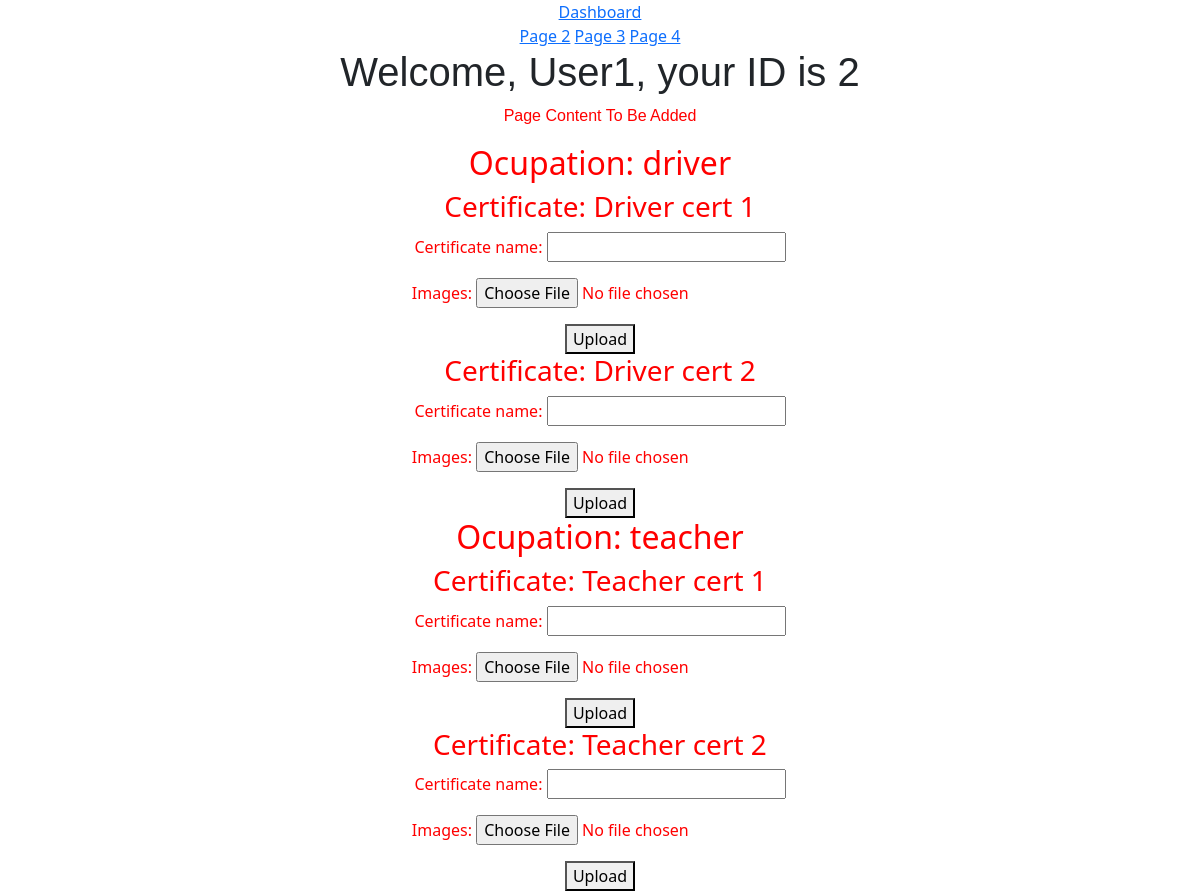
Page /accounts/dashboard/ (signed in) on the committed database.
### users/models.py (models this page shows, shortened)
class Role(models.Model):
    role_name = models.CharField('Role', null=True, blank=True, max_length=150, default='')
    certificates_list = models.ManyToManyField(Certificate, blank=True)
    def __str__(self):
        return self.role_name
    class Meta:
        verbose_name = "Role"
        verbose_name_plural = "Roles"

class Certificate(models.Model):
    certificate_name = models.CharField('Name', blank=True, max_length=150, default='')
    def __str__(self):
        return self.certificate_name

### users/views.py (the view)
# urls.py: path('dashboard/', views.dashboardView, name = "dashboard"),
@login_required
def dashboardView(request):
    profile = Profile.objects.all()
    form = ImageForm(request.POST, request.FILES)
    if request.method == 'POST':
        if form.is_valid():
            form.save()
            img_obj = form.instance
            return render(request, 'dashboard.html', {'profiles': profile, 'form': form, 'img_obj': img_obj})
    else:
        form = ImageForm()
    img = Images.objects.all()
    return render(request, 'dashboard.html', {'img': img, 'form': form, 'profiles': profile})

### users/forms.py
class ImageForm(forms.ModelForm):
    class Meta:
        model = Images
        fields = ('image_name', 'images')

### users/Templates/dashboard.html (shortened to what this page needs)
{% extends 'index.html' %}
{% block  content %}
    <div class="sidebar">
        <center><a class="active" href="#">Dashboard</a><center>
        <a href="#">Page 2</a>
        <a href="#">Page 3</a>
        <a href="#">Page 4</a>
    </div>
    <div class="content">
        <center><h1 style="font-family: Arial">Welcome, {{user.username}}, your ID is {{user.id}}</h1></center>
        <center><p style="font-family: Arial"><font color=red>Page Content To Be Added</p><center>
        {% for profile in profiles %}
            {% if profile.profile_name.username == user.username %}
                {% for role in profile.roles_list.all %}
                    <h2>Ocupation: {{ role }}</h2>
                        {% for cert in role.certificates_list.all %}
                            <h3>Certificate: {{ cert }}</h3>
                            <form method="post" enctype="multipart/form-data">
                                 {{ form.as_p }}
                                <button type="submit">Upload</button>
                              </form>
                        {% endfor %}
                {% endfor %}
            {% endif %}
        {% endfor %}
    </div>
{% endblock %}

### users/Templates/index.html (shortened to what this page needs)
<!DOCTYPE html>
{% load static %}
<html>
<head>
    <link rel="stylesheet" href="{% static 'home/css/bootstrap.css' %}" type="text/css"/>
    <link rel="stylesheet" href="{% static 'layouts.css' %}" type="text/css"/>
</head>
<body>
    {% block content %}{% endblock %}
</body>
</html>

### rows in the picture
Role: role_name "driver"
Certificate: certificate_name "Driver cert 1"
Certificate: certificate_name "Driver cert 2"
Role: role_name "teacher"
Certificate: certificate_name "Teacher cert 1"
Certificate: certificate_name "Teacher cert 2"

### other values in the picture
{{ user.username }} "User1"
{{ user.id }} "2"
